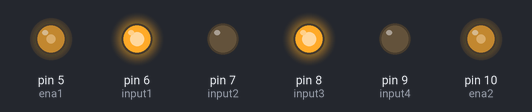
Simulated run of this sketch. Board: Arduino Uno, built with avr-gcc and run on an emulated ATmega328P. On the bench: output pins drawn as LEDs (lit = HIGH).

Above: at 0.05 s.
At 2.05 s:
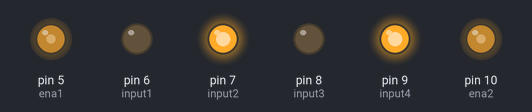
At 4.05 s:
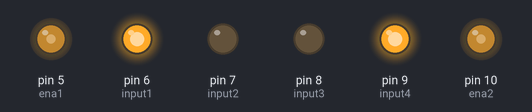
At 6.05 s:
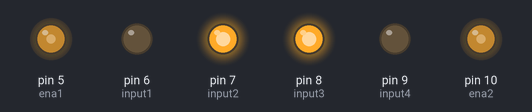
At 7.95 s:
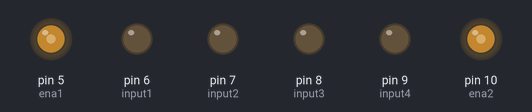
Timing chart, 0 to 9.2 s (numbered marks = the images above):
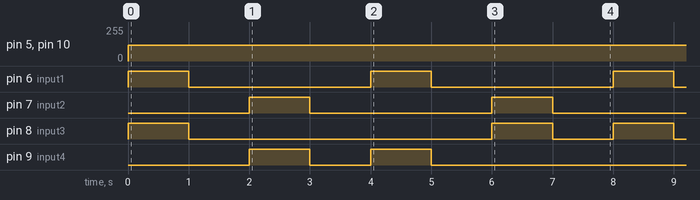

The sketch:

Code.ino
```cpp
int ena1 = 5;
int input1 = 6;
int input2 = 7;
int input3 = 8;
int input4 = 9;
int ena2 = 10;
int vena = 120;


void setup() {
pinMode(input1,OUTPUT);
pinMode(input2,OUTPUT);
pinMode(input3,OUTPUT);
pinMode(input4,OUTPUT);
pinMode(ena1, OUTPUT);
pinMode(ena2, OUTPUT);
}

void loop() {

  // go  forward
  analogWrite(ena1, vena);
  analogWrite(ena2, vena);
  digitalWrite(input1,HIGH);
  digitalWrite(input2,LOW);
  digitalWrite(input3,HIGH);
  digitalWrite(input4,LOW);
  delay(1000);   //1 second wait

 // stop
 analogWrite(ena1, vena);
 analogWrite(ena2, vena);
 digitalWrite(input1,LOW);
 digitalWrite(input2,LOW);
 digitalWrite(input3,LOW);
 digitalWrite(input4,LOW);
 delay(1000);   //1 second wait


  // go  back
  analogWrite(ena1, vena);
  analogWrite(ena2, vena);
  digitalWrite(input1,LOW);
  digitalWrite(input2,HIGH);
  digitalWrite(input3,LOW);
  digitalWrite(input4,HIGH);
  delay(1000);   // 1 second wait


 // stop
 digitalWrite(input1,LOW);
 digitalWrite(input2,LOW);
 digitalWrite(input3,LOW);
 digitalWrite(input4,LOW);
 delay(1000);  //1 second wait

 // go Right
 analogWrite(ena1, vena);
 analogWrite(ena2, vena);
 digitalWrite(input1,HIGH);
 digitalWrite(input2,LOW);
 digitalWrite(input3,LOW);
 digitalWrite(input4,HIGH);
 delay(1000);   //1 second wait

 // stop
 analogWrite(ena1, vena);
 digitalWrite(input1,LOW);
 digitalWrite(input2,LOW);
 digitalWrite(input3,LOW);
 digitalWrite(input4,LOW);
 delay(1000);   //1 second wait

  // go Left
 analogWrite(ena1, vena);
 analogWrite(ena2, vena);
 digitalWrite(input1,LOW);
 digitalWrite(input2,HIGH);
 digitalWrite(input3,HIGH);
 digitalWrite(input4,LOW);
 delay(1000);  //1 second wait

 // stop
 analogWrite(ena1, vena);
 analogWrite(ena2, vena);
 digitalWrite(input1,LOW);
 digitalWrite(input2,LOW);
 digitalWrite(input3,LOW);
 digitalWrite(input4,LOW);
 delay(1000);  //1 second wait


}
```

Measured:
- by itself, pin 5 (ena1), pin 10 (ena2): 0/255 → 120/255 at 0.00 s
- by itself, pin 6 (input1), pin 7 (input2): alternates HIGH for 1.0 s and LOW for 3.0 s
- by itself, pin 8 (input3): repeats every 8.0 s: LOW 5.0 s, HIGH 1.0 s, LOW 1.0 s, HIGH 1.0 s
- by itself, pin 9 (input4): repeats every 8.0 s: LOW 1.0 s, HIGH 1.0 s, LOW 5.0 s, HIGH 1.0 s
